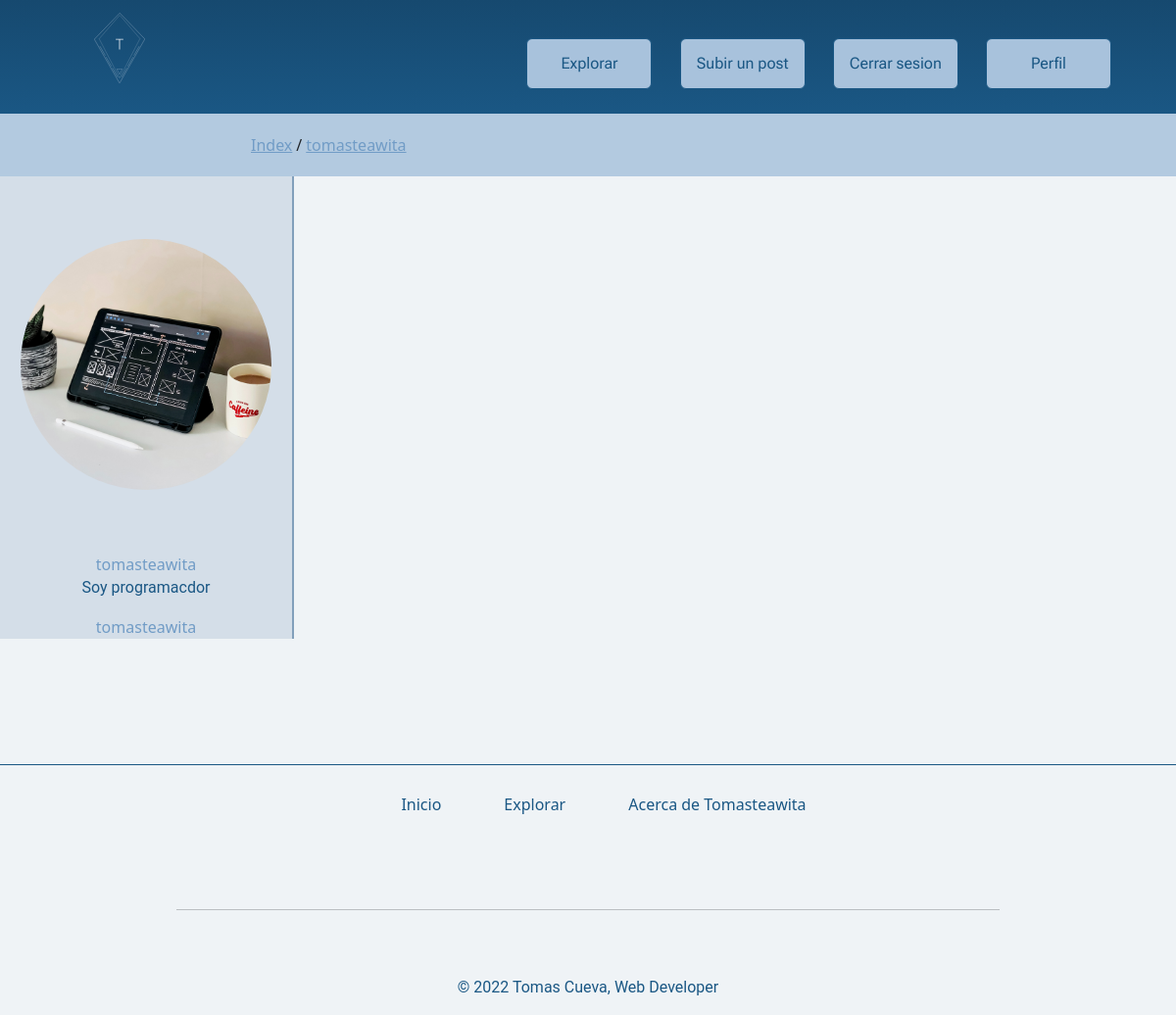
The app's page /detailUser/1, older data.
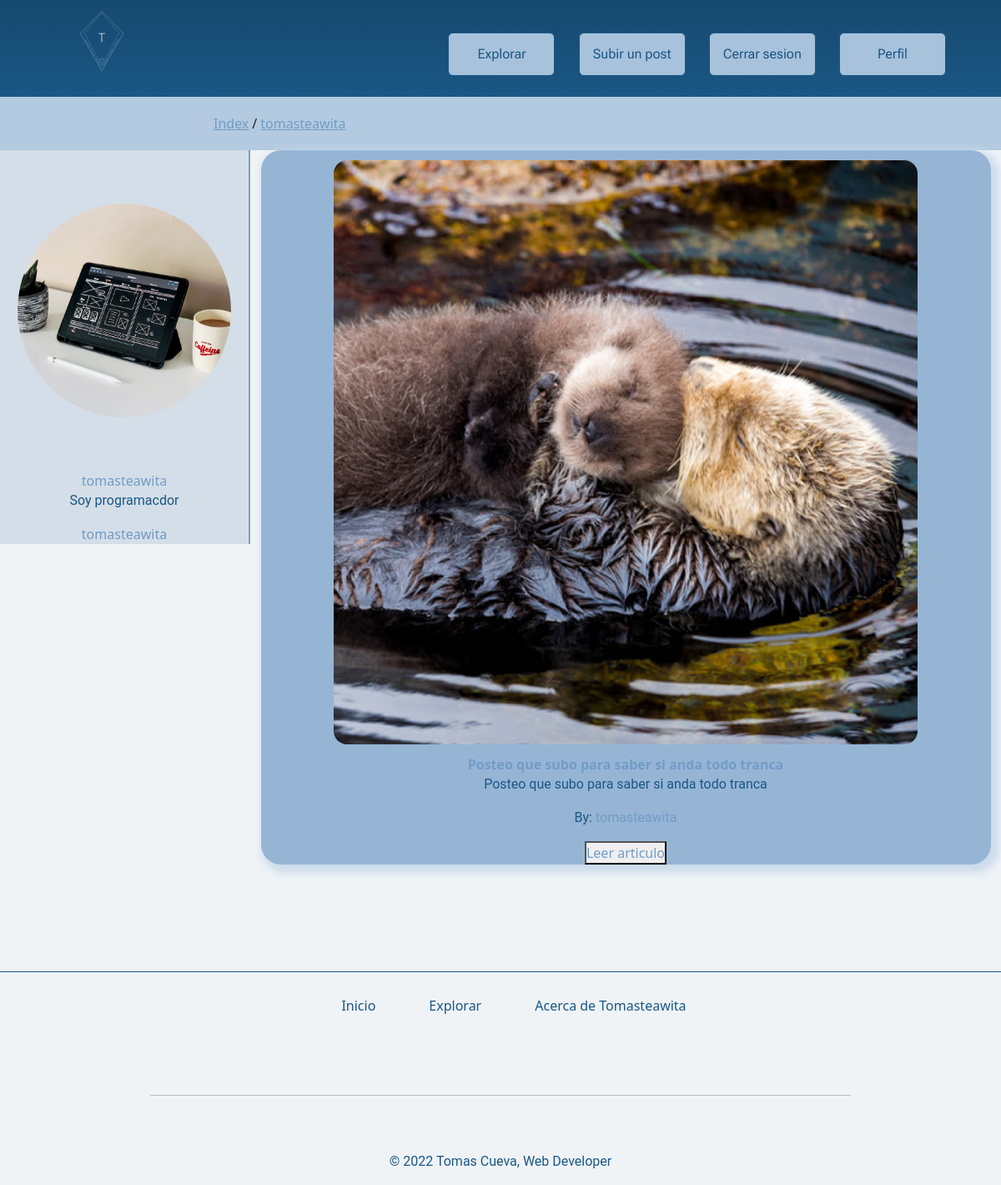
The same page, newer data.
### blog/models.py (models this page shows, shortened)
class Post(models.Model):
    title = models.CharField(max_length=75)
    description = models.CharField(max_length=256)
    text = models.TextField(max_length=1040)
    image = models.ImageField(upload_to='image',null=True,blank=True)
    user = models.ForeignKey(User, on_delete=models.CASCADE,null=True,blank=True)
    category = models.ForeignKey(Category, on_delete=models.CASCADE,null=True,blank=True)
    date = models.DateTimeField(null=True)

### blog/views.py (the view)
# urls.py: path('detailUser/<int:user_id>',detail_user,name="DetailUser"),
def detail_user(request,user_id):
    user = User.objects.get(id=user_id)
    posts = Post.objects.filter(user_id = user_id)
    try:
        avatar = Avatar.objects.get(user=user)
        context = {'user':user,'posts':posts,'avatar':avatar}
    except:
        context = {'user':user,'posts':posts}
    return render(request,'detailUser.html',context=context)

### blog/templates/detailUser.html (shortened to what this page needs)
{% extends 'main.html' %}
{% load static %}
{% block main %}
<main class="detail-user">
    <nav class="navigation">
        <div>
            <a href="{% url 'index' %}">Index</a><span>/</span><a href="{% url 'DetailUser' user.id%}">{{user.username}}</a>
        </div>
    </nav>
    <section>
        <aside class="user-detail-card">
            {% if avatar%}
                <img src="{{avatar.perfil_image.url}}" alt="">
            {% else %}
                <img src="{% static 'sources/images/perfil_image-_predeterm.webp'%}" alt="">
            {% endif %}
                <div>
                    <a href="{% url 'DetailUser' user.id%}">{{user.username}}</a>
                </div>
            {% if avatar %}
               <p>{{avatar.perfil_description}}</p>
            {% endif %}
                <a href="{% url 'DetailUser' user.id%}">{{user.username}}</a>
            </aside>
            <div>
                {% for post in posts %}
                    <article class="Tcard">
                        <img src="{{post.image.url}}" alt="">
                        <div>
                            <strong>{{post.title}}</strong>
                            <p>
                                {{post.description}}
                            </p>
                            {% if user.id != request.user.id %}
                                <p>
                                    <span>By: </span><a href="">{{post.user}}</a>
                                </p>
                            {% endif %}
                        </div>
                        <button>
                            <a href="{% url 'DetailPost' post.id %}">Leer articulo</a>
                        </button>
                    </article>
                {% endfor %}
            </div>
    </section>
</main>
{% endblock  %}

Row changes from the older to the newer data that the page shows:
added Post: image (picture), title "Posteo que subo para saber si anda todo tranca", description "Posteo que subo para saber si anda todo tranca", user "tomasteawita"
